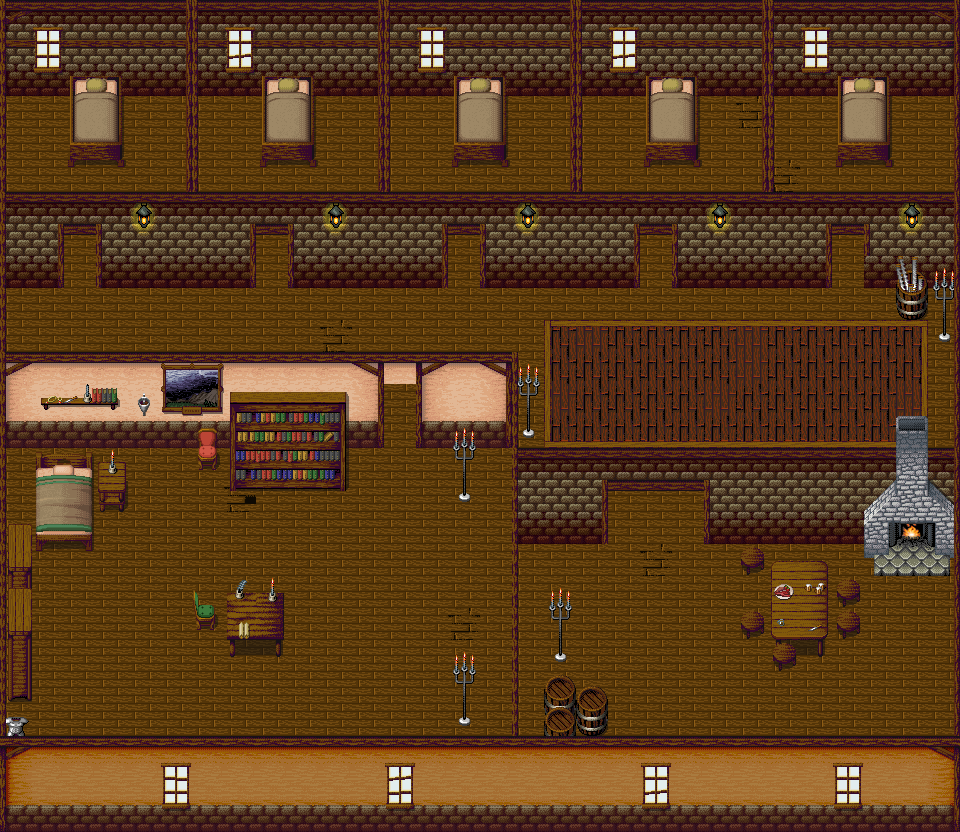

Rendered tile map (Tiled .tmx) drawn with the repository's tilesets; below, a short description and the map source with its tile grids summarised:
An orthogonal 30x26 tile map with 32x32 px tiles, 8 tile layers (Ground, Above Ground 1, Above Ground 2, Objects1, ...), 1 hidden layer not drawn, 2 tilesets and 108 objects (27x Object, 27x Ground, 24x Light, 8x Container, 6x Door, ...).

<map version="1.0" tiledversion="2017.12.07" orientation="orthogonal" renderorder="right-down" width="30" height="26" tilewidth="32" tileheight="32" infinite="0" nextobjectid="129">
 <properties>
  <property name="interior" value="true" />
 </properties>
 <tileset firstgid="1" name="colisions_ortho" tilewidth="32" tileheight="32" tilecount="5" columns="5">
  <image source="tilesets/ortho/colisions_ortho.png" width="160" height="32" />
  <tile id="0">
   <properties>
    <property name="blockLight" value="true" />
    <property name="blocked" value="true" />
   </properties>
  </tile>
  <tile id="1">
   <properties>
    <property name="blocked" value="true" />
   </properties>
  </tile>
  <tile id="2">
   <properties>
    <property name="blockLight" value="true" />
   </properties>
  </tile>
  <tile id="3">
   <properties>
    <property name="blockLight" value="true" />
    <property name="unavailable" value="true" />
   </properties>
  </tile>
  <tile id="4">
   <properties>
    <property name="unavailable" value="true" />
   </properties>
  </tile>
 </tileset>
 <tileset firstgid="6" name="indoors" tilewidth="32" tileheight="32" tilecount="4096" columns="64">
  <image source="tilesets/ortho/indoors.png" width="2048" height="2048" />
  <tile id="23">
   <properties>
    <property name="ground" value="0,0" />
    <property name="shouldDrawAsAWhole" value="true" />
   </properties>
  </tile>
  <tile id="87">
   <properties>
    <property name="ground" value="0,2" />
   </properties>
  </tile>
  <tile id="151">
   <properties>
    <property name="ground" value="0,1" />
   </properties>
  </tile>
  <tile id="204">
   <properties>
    <property name="ground" value="0,1" />
   </properties>
  </tile>
  <tile id="215">
   <properties>
    <property name="ground" value="0,0" />
    <property name="shouldDrawAsAWhole" value="true" />
   </properties>
  </tile>
  <tile id="268">
   <properties>
    <property name="ground" value="0,0" />
    <property name="shouldDrawAsAWhole" value="true" />
   </properties>
  </tile>
  <tile id="1757">
   <properties>
    <property name="ground" value="0,1" />
   </properties>
  </tile>
  <tile id="1758">
   <properties>
    <property name="ground" value="0,1" />
   </properties>
  </tile>
  <tile id="1759">
   <properties>
    <property name="ground" value="0,1" />
   </properties>
  </tile>
  <tile id="1821">
   <properties>
    <property name="ground" value="0,0" />
    <property name="shouldDrawAsAWhole" value="true" />
   </properties>
  </tile>
  <tile id="1822">
   <properties>
    <property name="ground" value="0,0" />
    <property name="shouldDrawAsAWhole" value="true" />
   </properties>
  </tile>
  <tile id="1823">
   <properties>
    <property name="ground" value="0,0" />
    <property name="shouldDrawAsAWhole" value="true" />
   </properties>
  </tile>
  <tile id="1882">
   <properties>
    <property name="ground" value="0,1" />
   </properties>
  </tile>
  <tile id="1883">
   <properties>
    <property name="ground" value="0,1" />
   </properties>
  </tile>
  <tile id="1885">
   <properties>
    <property name="ground" value="0,1" />
   </properties>
  </tile>
  <tile id="1887">
   <properties>
    <property name="ground" value="0,1" />
   </properties>
  </tile>
  <tile id="1945">
   <properties>
    <property name="ground" value="0,3" />
   </properties>
  </tile>
  <tile id="1946">
   <properties>
    <property name="ground" value="0,0" />
    <property name="shouldDrawAsAWhole" value="true" />
   </properties>
  </tile>
  <tile id="1947">
   <properties>
    <property name="ground" value="0,0" />
    <property name="shouldDrawAsAWhole" value="true" />
   </properties>
  </tile>
  <tile id="1949">
   <properties>
    <property name="ground" value="0,0" />
    <property name="shouldDrawAsAWhole" value="true" />
   </properties>
  </tile>
  <tile id="1951">
   <properties>
    <property name="ground" value="0,0" />
    <property name="shouldDrawAsAWhole" value="true" />
   </properties>
  </tile>
  <tile id="2009">
   <properties>
    <property name="ground" value="0,2" />
   </properties>
  </tile>
  <tile id="2073">
   <properties>
    <property name="ground" value="0,1" />
   </properties>
  </tile>
  <tile id="2137">
   <properties>
    <property name="ground" value="0,0" />
    <property name="shouldDrawAsAWhole" value="true" />
   </properties>
  </tile>
  <tile id="2256">
   <properties>
    <property name="animationFrames" value="1-4" />
    <property name="fps" value="12" />
   </properties>
  </tile>
  <tile id="2320">
   <properties>
    <property name="animationFrames" value="1-4" />
    <property name="fps" value="12" />
   </properties>
  </tile>
  <tile id="3983">
   <properties>
    <property name="ground" value="0,2" />
   </properties>
  </tile>
  <tile id="4047">
   <properties>
    <property name="ground" value="0,1" />
   </properties>
  </tile>
 </tileset>
 <layer name="Ground" width="30" height="26">
  <properties>
   <property name="ground" value="true" />
   <property name="renderGrid" value="true" />
  </properties>
  <data>[780 cells, 780 non-empty, 5 distinct tile ids]</data>
 </layer>
 <layer name="Above Ground 1" width="30" height="26">
  <data>[780 cells, 144 non-empty, 40 distinct tile ids]</data>
 </layer>
 <layer name="Above Ground 2" width="30" height="26">
  <data>[780 cells, 81 non-empty, 39 distinct tile ids]</data>
 </layer>
 <layer name="Objects1" width="30" height="26">
  <properties>
   <property name="objects" value="" />
  </properties>
  <data>[780 cells, 172 non-empty, 17 distinct tile ids]</data>
 </layer>
 <layer name="Objects 2" width="30" height="26">
  <properties>
   <property name="objects" value="" />
  </properties>
  <data>[780 cells, 75 non-empty, 44 distinct tile ids]</data>
 </layer>
 <layer name="Objects 3" width="30" height="26">
  <properties>
   <property name="objects" value="" />
  </properties>
  <data>[780 cells, 2 non-empty, 2 distinct tile ids]</data>
 </layer>
 <layer name="Overhead" width="30" height="26">
  <properties>
   <property name="overhead" value="" />
  </properties>
  <data>[780 cells, 196 non-empty, 11 distinct tile ids]</data>
 </layer>
 <layer name="Overhead 2" width="30" height="26">
  <properties>
   <property name="overhead" value="" />
  </properties>
  <data>[780 cells, 12 non-empty, 12 distinct tile ids]</data>
 </layer>
 <layer name="Colisions" width="30" height="26" visible="0" opacity="0.4">
  <properties>
   <property name="colisions" value="" />
  </properties>
  <data>[780 cells, 282 non-empty, 2 distinct tile ids]</data>
 </layer>
 <objectgroup name="Locations">
  <object id="61" name="TrainingArea" type="Location" x="544" y="320" width="384" height="128" />
  <object id="125" name="FireplaceAudio" type="AudioLocation" x="832" y="480" width="157" height="160" />
 </objectgroup>
 <objectgroup name="Objects">
  <object id="70" type="Object" x="0" y="352" width="384" height="96" />
  <object id="71" type="Ground" x="0" y="416" width="384" height="32">
   <properties>
    <property name="ground" value="true" />
   </properties>
  </object>
  <object id="72" type="Ground" x="416" y="416" width="96" height="32">
   <properties>
    <property name="ground" value="true" />
   </properties>
  </object>
  <object id="73" type="Object" x="416" y="352" width="96" height="96" />
  </objectgroup>
 <objectgroup name="LOSBlockers">
  <!-- 52 objects omitted --></objectgroup>
 <objectgroup name="Usables">
  <!-- 47 objects omitted --></objectgroup>
 <objectgroup name="NPCs">
  <!-- 33 objects omitted --></objectgroup>
 <objectgroup name="Transitions">
  <!-- 28 objects omitted --></objectgroup>
 <objectgroup name="Special">
  <!-- 27 objects omitted --></objectgroup>
 <objectgroup name="Lights">
  <!-- 26 objects omitted --></objectgroup>
</map>
<!-- 102 of 108 objects omitted -->
